Frame 1 (no input): blank canvas, image omitted
Frame 60 (the mouse pressed at the canvas centre just before this capture): blank canvas, image omitted
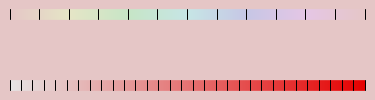
Frame 120 (the mouse held since frame 60 and released just before this capture)

The Processing sketch whose frames 1 and 60 were blank and that drew this single picture after the mouse press (run headless with seeded random() and noise(); from frame 60 on, the mouse is pressed at the canvas centre):

// Processing sketch: GD105_Spr24_Ehuq_A3R1
// ── GD105_Spr24_Ehuq_A3R1.pde
/* Revision: This is another one I'm reluctant to touch.
Update: I was massively overthinking the lerp code to make the key elements move into place.
With this revision, the piece is fully in line with my original vision for it.
 
 This calender renders the current date as a color. Month, week, and day will be represented
 by hue, saturation, and maybe brightness. (Which for which remains to be determined.)
 This will create a calendar with much less clearly defined borders between units of time,
 producing a tool which deliberately obfuscates precision instead of providing it.
 Finishing note: This was a much longer but I saw many places to condense the code. I also wanted
 to animate the guide's dis/appearance but I think it may be wise to spend that time on
 other work. This is now both functional and very near my original vision for it, so I'm going to
 call it good here.*/

int barThickness, horiMargin;
float horiBleed, vertBleed, barLength, vertMargin, marginTarg, rate;

void setup() {
  size(375, 100);
  windowTitle("The unCalendar");
  vertMargin = -15;
  horiMargin = 10;
  vertBleed = vertMargin * 2;  //bleed needs to account for both opposite margins.
  horiBleed = horiMargin * 2;
  barThickness = 10;
  barLength = width - horiBleed;
  rate = marginTarg - vertMargin;    //the rate at which is slids into or out of view.
}

void draw() {
  //make the background the date indicator. colorMode() comes with a map-like function, fortunately.
  colorMode(HSB, 11, 30, 100);
  background(month(), day(), 90);

  //The guide auto-hides and auto-appears when the mouse rolls over the middle.
  if (mouseX > 20 && mouseX < width -20 && mouseY > 20 && mouseY < height - 20) {
    marginTarg = 10;
    vertMargin = lerp(vertMargin, marginTarg, 0.10);
  } 
  else {
    marginTarg = -15;
    vertMargin = lerp(vertMargin, marginTarg, 0.10);
  }  

  //Draw a hue gradient along the top edge which serves as a translation guide.
  for (int i = 0; i < barLength; i++) {
    colorMode(HSB, barLength, 30, 100);
    stroke(i, day(), 90);
    line(horiMargin + i, vertMargin, horiMargin + i, vertMargin + barThickness);

    colorMode(HSB, 11, barLength, 100);
    stroke(month(), i, 90);
    line(horiMargin + i, height - vertMargin, horiMargin + i, height - vertMargin - barThickness);
  }

  for (int i = 0; i < barLength; i++) {
    //month segments
    stroke(0);
    line(horiMargin + barLength / 12 * i, vertMargin, horiMargin + barLength / 12 * i, vertMargin * 2);
    //day segments
    line(horiMargin + barLength / 31 * i, height - vertMargin, horiMargin + barLength / 31 * i, height - vertMargin * 2);
  }

  if (mousePressed == true) {
    save("GD105 Spr24 EHuq A3R1 output.png");
  }
}
